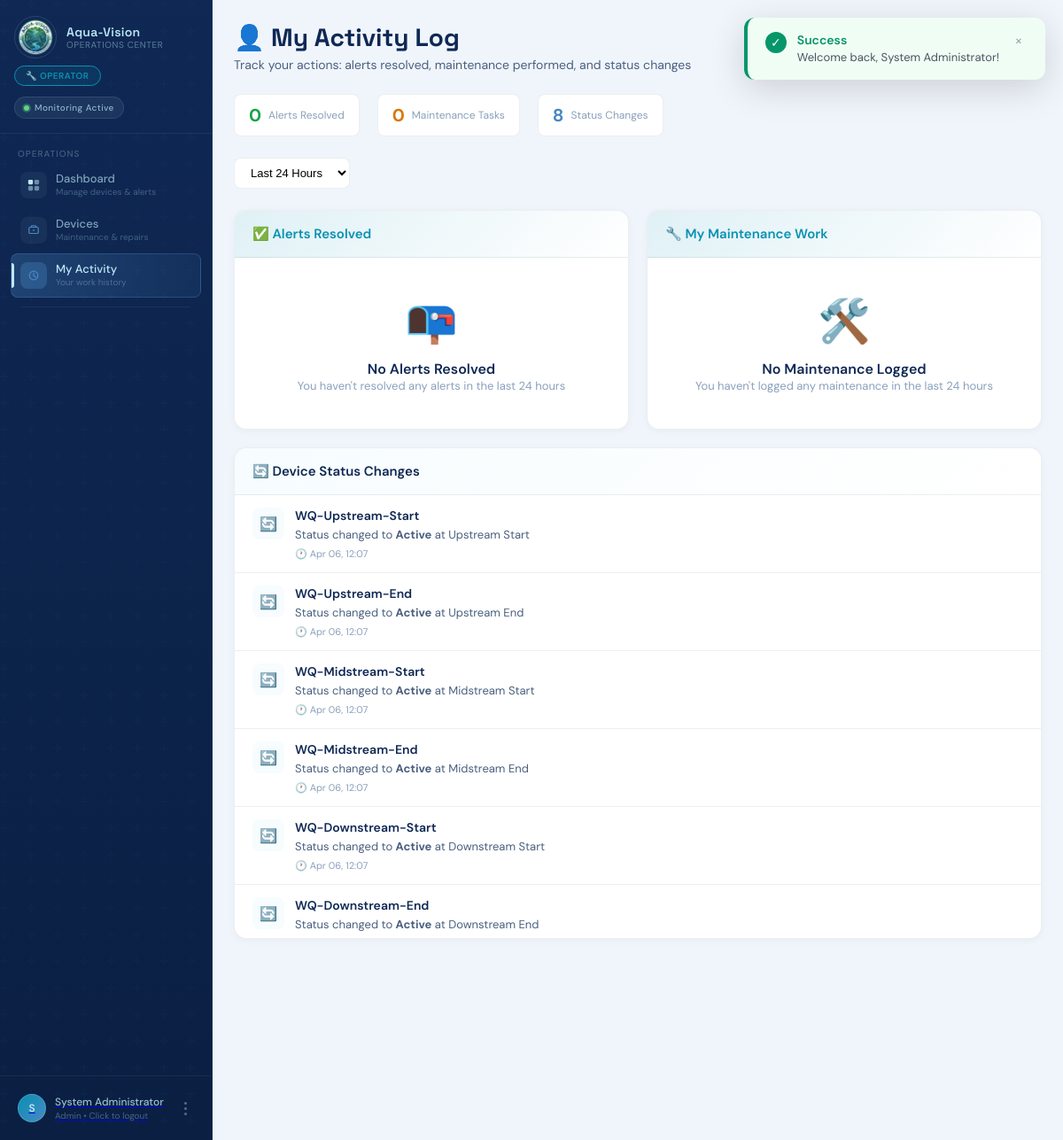
The app's page /apps/operator/activitylog.php (signed in) with its own data.
### tables this page shows
CREATE TABLE IF NOT EXISTS devices (
    device_id INT AUTO_INCREMENT PRIMARY KEY,
    device_name VARCHAR(100) NOT NULL,
    device_type VARCHAR(50) NOT NULL,
    location_id INT NULL,
    status ENUM('active', 'inactive', 'maintenance', 'offline', 'unassigned') DEFAULT 'active',
    device_condition ENUM('normal', 'displaced', 'damaged', 'malfunctioning') DEFAULT 'normal',
    description TEXT,
    installation_date DATE,
    last_active TIMESTAMP NULL,
    created_at TIMESTAMP DEFAULT CURRENT_TIMESTAMP,
    updated_at TIMESTAMP DEFAULT CURRENT_TIMESTAMP ON UPDATE CURRENT_TIMESTAMP,
    FOREIGN KEY (location_id) REFERENCES locations(location_id) ON DELETE CASCADE
);

CREATE TABLE IF NOT EXISTS locations (
    location_id INT AUTO_INCREMENT PRIMARY KEY,
    location_name VARCHAR(100) NOT NULL,
    river_section ENUM('upstream', 'midstream', 'downstream') NOT NULL,
    location_type ENUM('start', 'end') NOT NULL DEFAULT 'start',
    latitude DECIMAL(10, 8) NOT NULL,
    longitude DECIMAL(11, 8) NOT NULL,
    description TEXT,
    created_at TIMESTAMP DEFAULT CURRENT_TIMESTAMP
);

### apps/operator/activitylog.php (the view, shortened to what this page needs)
<?php
require_once '../../database/config.php';
function getMyResolvedAlerts($conn, $userId, $hours = 24) {
    $sql = "SELECT a.alert_id, a.alert_type, a.message, a.created_at, a.resolved_at,
                   d.device_name, s.sensor_type, sr.value
            FROM alerts a
            JOIN sensors s ON s.sensor_id = a.sensor_id
            JOIN devices d ON d.device_id = s.device_id
            LEFT JOIN sensor_readings sr ON sr.reading_id = a.reading_id
            WHERE a.resolved_by = ? AND a.resolved_at >= DATE_SUB(NOW(), INTERVAL ? HOUR)
            ORDER BY a.resolved_at DESC";
    $stmt = $conn->prepare($sql);
    $stmt->bind_param("ii", $userId, $hours);
    $stmt->execute();
    return $stmt->get_result()->fetch_all(MYSQLI_ASSOC);
}
function getMyMaintenanceLogs($conn, $userId, $hours = 24) {
    try {
        $sql = "SELECT ml.maintenance_id, ml.maintenance_type, ml.notes, ml.damage_level,
                       ml.malfunction_type, ml.performed_at,
                       d.device_name, d.device_id
                FROM maintenance_logs ml
                JOIN devices d ON d.device_id = ml.device_id
                WHERE ml.performed_by = ? AND ml.performed_at >= DATE_SUB(NOW(), INTERVAL ? HOUR)
                ORDER BY ml.performed_at DESC";
        $stmt = $conn->prepare($sql);
        $stmt->bind_param("ii", $userId, $hours);
        $stmt->execute();
        return $stmt->get_result()->fetch_all(MYSQLI_ASSOC);
    } catch (Exception $e) {
        return [];
    }
}
function getDeviceStatusChanges($conn, $hours = 24) {
    $sql = "SELECT d.device_id, d.device_name, d.status, d.updated_at,
                   l.location_name
            FROM devices d
            LEFT JOIN locations l ON l.location_id = d.location_id
            WHERE d.updated_at >= DATE_SUB(NOW(), INTERVAL ? HOUR)
            ORDER BY d.updated_at DESC";
    $stmt = $conn->prepare($sql);
    $stmt->bind_param("i", $hours);
    $stmt->execute();
    return $stmt->get_result()->fetch_all(MYSQLI_ASSOC);
}
$hoursFilter = isset($_GET['hours']) ? intval($_GET['hours']) : 24;
$userId = $_SESSION['user_id'];
$myAlerts = getMyResolvedAlerts($conn, $userId, $hoursFilter);
$myMaintenance = getMyMaintenanceLogs($conn, $userId, $hoursFilter);
$statusChanges = getDeviceStatusChanges($conn, $hoursFilter);
?>
<!DOCTYPE html>
<html lang="en">
<head>
</head>
<body>
    <?php include __DIR__ . '/operator_nav.php'; ?>
    <?php include __DIR__ . '/../../assets/toast.php'; ?>
    <div class="main-content">
        <div class="page-header">
            <div>
                <h1 class="page-title">👤 My Activity Log</h1>
                <p style="color: var(--text2); font-size: 14px; margin-top: 4px;">Track your actions: alerts resolved, maintenance performed, and status changes</p>
            </div>
        </div>
        <div class="stats-bar">
            <div class="stat-item">
                <span class="stat-value" style="color: var(--good);"><?= count($myAlerts) ?></span>
                <span class="stat-label">Alerts Resolved</span>
            </div>
            <div class="stat-item">
                <span class="stat-value" style="color: var(--warn);"><?= count($myMaintenance) ?></span>
                <span class="stat-label">Maintenance Tasks</span>
            </div>
            <div class="stat-item">
                <span class="stat-value" style="color: var(--c3);"><?= count($statusChanges) ?></span>
                <span class="stat-label">Status Changes</span>
            </div>
        </div>
        <div class="filters">
            <select class="filter-select" onchange="window.location.href='?hours='+this.value">
                <option value="24" <?= $hoursFilter == 24 ? 'selected' : '' ?>>Last 24 Hours</option>
            </select>
        </div>
        <div class="content-grid">
            <div class="card">
                <div class="card-header">
                    <span class="card-title">✅ Alerts Resolved</span>
                </div>
                <div class="card-body">
                    <?php if (empty($myAlerts)): ?>
                        <div class="empty-state">
                            <div class="empty-state-icon">📭</div>
                            <div class="empty-state-title">No Alerts Resolved</div>
                            <p style="color: var(--text3); font-size: 13px;">You haven't resolved any alerts in the last <?= $hoursFilter ?> hours</p>
                        </div>
                    <?php endif; ?>
                </div>
            </div>
            <div class="card">
                <div class="card-header">
                    <span class="card-title">🔧 My Maintenance Work</span>
                </div>
                <div class="card-body">
                    <?php if (empty($myMaintenance)): ?>
                        <div class="empty-state">
                            <div class="empty-state-icon">🛠️</div>
                            <div class="empty-state-title">No Maintenance Logged</div>
                            <p style="color: var(--text3); font-size: 13px;">You haven't logged any maintenance in the last <?= $hoursFilter ?> hours</p>
                        </div>
                    <?php endif; ?>
                </div>
            </div>
        </div>
        <div class="card" style="margin-top: 20px;">
            <div class="card-header" style="background: linear-gradient(135deg, var(--c4-soft), white);">
                <span class="card-title" style="color: var(--c1);">🔄 Device Status Changes</span>
            </div>
            <div class="card-body">
                <?php if (empty($statusChanges)): ?>
                    <div class="empty-state">
                        <div class="empty-state-icon">📭</div>
                        <div class="empty-state-title">No Status Changes</div>
                        <p style="color: var(--text3); font-size: 13px;">No device status changes in the last <?= $hoursFilter ?> hours</p>
                    </div>
                <?php else: ?>
                    <?php foreach ($statusChanges as $change): ?>
                        <div class="activity-item">
                            <div class="activity-icon status">🔄</div>
                            <div class="activity-content">
                                <div class="activity-title"><?= htmlspecialchars($change['device_name']) ?></div>
                                <div class="activity-desc">
                                    Status changed to <strong><?= ucfirst($change['status']) ?></strong>
                                    <?php if ($change['location_name']): ?>
                                        at <?= htmlspecialchars($change['location_name']) ?>
                                    <?php endif; ?>
                                </div>
                                <div class="activity-meta">
                                    <span>🕐 <?= date('M d, H:i', strtotime($change['updated_at'])) ?></span>
                                </div>
                            </div>
                        </div>
                    <?php endforeach; ?>
                <?php endif; ?>
            </div>
        </div>
    </div>
</body>
</html>

### apps/operator/activitylog.php (style rules this page uses)
*, *::before, *::after { box-sizing: border-box; margin: 0; padding: 0; }
:root { --c1: #0F2854; --c2: #1C4D8D; --c3: #4988C4; --c4: #BDE8F5; --bg: #f0f5fb; --surface: #fff; --border: rgba(15,40,84,.08); --text: #0F2854; --text2: #4a6080; --text3: #8aa0bc; --good: #16a34a; --good-bg: #dcfce7; --warn: #d97706; --warn-bg: #fef3c7; --crit: #dc2626; --crit-bg: #fee2e2; --operator: #0891b2; --operator-bg: #cffafe; --radius: 14px; --radius-sm: 8px; --sidebar-w: 240px; }
body { font-family: 'DM Sans', sans-serif; background: var(--bg); min-height: 100vh; margin-left: var(--sidebar-w); }
.main-content { padding: 24px; max-width: 1400px; }
.page-header { display: flex; justify-content: space-between; align-items: center; margin-bottom: 24px; }
.page-title { font-family: 'Space Grotesk', sans-serif; font-size: 28px; font-weight: 700; color: var(--c1); }
.filters { display: flex; gap: 12px; margin-bottom: 24px; }
.filter-select { padding: 8px 14px; border: 1px solid var(--border); border-radius: var(--radius-sm); background: var(--surface); font-size: 13px; cursor: pointer; }
.content-grid { display: grid; grid-template-columns: 1fr 1fr; gap: 20px; }
.card { background: var(--surface); border-radius: var(--radius); border: 1px solid var(--border); overflow: hidden; box-shadow: 0 2px 8px rgba(15,40,84,0.04); }
.card-header { padding: 16px 20px; border-bottom: 1px solid var(--border); background: linear-gradient(135deg, var(--operator-bg), white); }
.card-title { font-size: 15px; font-weight: 600; color: var(--operator); display: flex; align-items: center; gap: 8px; }
.card-body { padding: 0; max-height: 500px; overflow-y: auto; }
.activity-item { display: flex; gap: 12px; padding: 14px 20px; border-bottom: 1px solid var(--border); }
.activity-icon { width: 36px; height: 36px; border-radius: 8px; display: flex; align-items: center; justify-content: center; font-size: 16px; flex-shrink: 0; }
.activity-icon.status { background: var(--c4-soft); color: var(--c3); }
.activity-content { flex: 1; }
.activity-title { font-size: 14px; font-weight: 600; color: var(--c1); }
.activity-desc { font-size: 13px; color: var(--text2); margin-top: 4px; }
.activity-meta { font-size: 11px; color: var(--text3); margin-top: 6px; display: flex; gap: 12px; flex-wrap: wrap; }
.empty-state { text-align: center; padding: 40px 20px; }
.empty-state-icon { font-size: 48px; margin-bottom: 12px; }
.empty-state-title { font-size: 16px; font-weight: 600; color: var(--c1); }
.stats-bar { display: flex; gap: 20px; margin-bottom: 24px; }
.stat-item { display: flex; align-items: center; gap: 8px; padding: 10px 16px; background: var(--surface); border-radius: var(--radius-sm); border: 1px solid var(--border); }
.stat-value { font-size: 20px; font-weight: 700; color: var(--c1); }
.stat-label { font-size: 12px; color: var(--text3); }

### apps/operator/operator_nav.php (style rules this page uses)
:root { --c1: #0F2854; --c2: #1C4D8D; --c3: #4988C4; --c4: #BDE8F5; --c4-soft: rgba(189,232,245,0.13); --c4-hover: rgba(189,232,245,0.20); --operator: #0891b2; --operator-bg: rgba(8, 145, 178, 0.13); --sidebar-w: 240px; --radius: 14px; --radius-sm: 8px; --transition: 0.22s cubic-bezier(0.4, 0, 0.2, 1); }
body { margin-left: var(--sidebar-w); }

### records on screen
devices: device_name "WQ-Upstream-Start", status "Active", location.location_name "Upstream Start", updated_at "Apr 06, 12:07"
devices: device_name "WQ-Upstream-End", status "Active", location.location_name "Upstream End", updated_at "Apr 06, 12:07"
devices: device_name "WQ-Midstream-Start", status "Active", location.location_name "Midstream Start", updated_at "Apr 06, 12:07"
devices: device_name "WQ-Midstream-End", status "Active", location.location_name "Midstream End", updated_at "Apr 06, 12:07"
devices: device_name "WQ-Downstream-Start", status "Active", location.location_name "Downstream Start", updated_at "Apr 06, 12:07"
devices: device_name "WQ-Downstream-End", status "Active", location.location_name "Downstream End"

### other values on screen
substr($_SESSION['user_name'] ?? 'O', 0, 1) "S"
$_SESSION['user_name'] "System Administrator"
$_SESSION['user_role'] "Admin"
count($myAlerts) "0"
count($myMaintenance) "0"
count($statusChanges) "8"
$hoursFilter "24"
